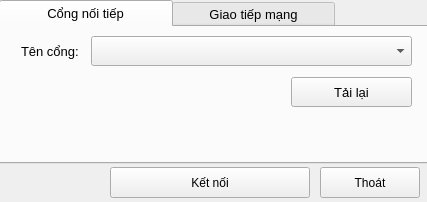
<?xml version="1.0" encoding="UTF-8"?>
<ui version="4.0">
 <class>FrmConnectionSetup</class>
 <widget class="QMainWindow" name="FrmConnectionSetup">
  <property name="geometry">
   <rect>
    <x>0</x>
    <y>0</y>
    <width>427</width>
    <height>202</height>
   </rect>
  </property>
  <property name="windowTitle">
   <string>Giao tiếp</string>
  </property>
  <property name="windowIcon">
   <iconset resource="../group.qrc">
    <normaloff>:/icon/group/iconSoftwareGroup_off.jpg</normaloff>:/icon/group/iconSoftwareGroup_off.jpg</iconset>
  </property>
  <widget class="QWidget" name="centralwidget">
   <widget class="QTabWidget" name="tabWidget">
    <property name="geometry">
     <rect>
      <x>-1</x>
      <y>0</y>
      <width>431</width>
      <height>164</height>
     </rect>
    </property>
    <property name="font">
     <font>
      <pointsize>10</pointsize>
     </font>
    </property>
    <property name="currentIndex">
     <number>0</number>
    </property>
    <widget class="QWidget" name="tab">
     <attribute name="title">
      <string>          Cổng nối tiếp          </string>
     </attribute>
     <widget class="QComboBox" name="comboBox_ComPort">
      <property name="geometry">
       <rect>
        <x>90</x>
        <y>9</y>
        <width>321</width>
        <height>30</height>
       </rect>
      </property>
     </widget>
     <widget class="QLabel" name="label">
      <property name="geometry">
       <rect>
        <x>20</x>
        <y>14</y>
        <width>61</width>
        <height>20</height>
       </rect>
      </property>
      <property name="text">
       <string>Tên cổng:</string>
      </property>
     </widget>
     <widget class="QPushButton" name="pushButton_Active">
      <property name="geometry">
       <rect>
        <x>290</x>
        <y>50</y>
        <width>121</width>
        <height>30</height>
       </rect>
      </property>
      <property name="text">
       <string>Tải lại</string>
      </property>
     </widget>
    </widget>
    <widget class="QWidget" name="tab_2">
     <attribute name="title">
      <string>       Giao tiếp mạng       </string>
     </attribute>
     <widget class="QLabel" name="label_2">
      <property name="geometry">
       <rect>
        <x>30</x>
        <y>10</y>
        <width>61</width>
        <height>20</height>
       </rect>
      </property>
      <property name="text">
       <string>Địa chỉ IP:</string>
      </property>
     </widget>
     <widget class="QLineEdit" name="lineEdit">
      <property name="geometry">
       <rect>
        <x>90</x>
        <y>9</y>
        <width>161</width>
        <height>22</height>
       </rect>
      </property>
      <property name="text">
       <string>127.0.0.1</string>
      </property>
     </widget>
     <widget class="QLabel" name="label_3">
      <property name="geometry">
       <rect>
        <x>270</x>
        <y>10</y>
        <width>41</width>
        <height>20</height>
       </rect>
      </property>
      <property name="text">
       <string>Cổng:</string>
      </property>
     </widget>
     <widget class="QSpinBox" name="spinBox">
      <property name="geometry">
       <rect>
        <x>310</x>
        <y>10</y>
        <width>71</width>
        <height>22</height>
       </rect>
      </property>
      <property name="maximum">
       <number>65535</number>
      </property>
      <property name="singleStep">
       <number>1</number>
      </property>
      <property name="value">
       <number>21</number>
      </property>
     </widget>
    </widget>
   </widget>
   <widget class="QPushButton" name="pushButton_ConnectComPort">
    <property name="geometry">
     <rect>
      <x>110</x>
      <y>167</y>
      <width>200</width>
      <height>31</height>
     </rect>
    </property>
    <property name="text">
     <string>Kết nối</string>
    </property>
   </widget>
   <widget class="QPushButton" name="pushButton_Cancel">
    <property name="geometry">
     <rect>
      <x>320</x>
      <y>167</y>
      <width>100</width>
      <height>31</height>
     </rect>
    </property>
    <property name="text">
     <string>Thoát</string>
    </property>
   </widget>
  </widget>
 </widget>
 <tabstops>
  <tabstop>tabWidget</tabstop>
  <tabstop>comboBox_ComPort</tabstop>
  <tabstop>pushButton_Active</tabstop>
  <tabstop>pushButton_ConnectComPort</tabstop>
  <tabstop>pushButton_Cancel</tabstop>
  <tabstop>lineEdit</tabstop>
  <tabstop>spinBox</tabstop>
 </tabstops>
 <resources>
  <include location="../group.qrc"/>
 </resources>
 <connections/>
</ui>
